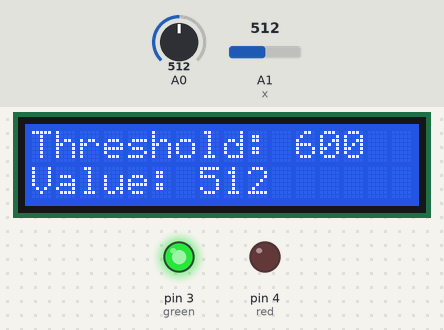
This sketch was run on a simulated Arduino Uno, built with avr-gcc and run on an emulated ATmega328P. Shown: 16×2 character LCD, output pins drawn as LEDs (lit = HIGH). The inputs (shaded band) are chosen by the test bench; at power-on: A1 (x) = 512, A0 = 512. Pins used as bus, display or sensor lines are not drawn; what the sketch prints to the serial monitor is not drawn.

Above: at 3.2 s.
3.3 s: A1 (x) set to 460
4.8 s: A1 (x) set to 441
At 5.02 s:
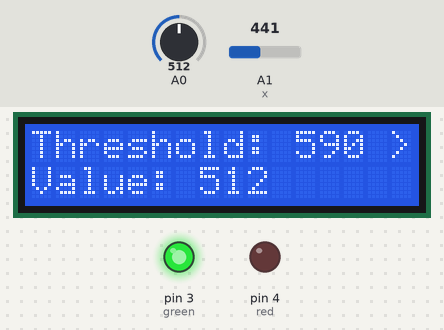
7.0 s: A1 (x) set to 560
At 7.81 s:
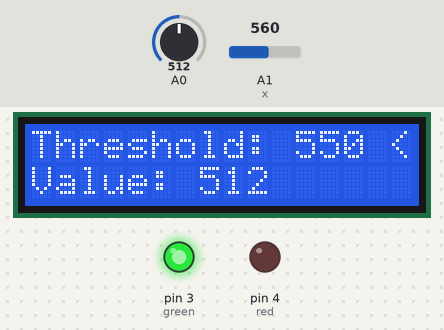
9.4 s: A0 set to 1010
At 9.61 s:
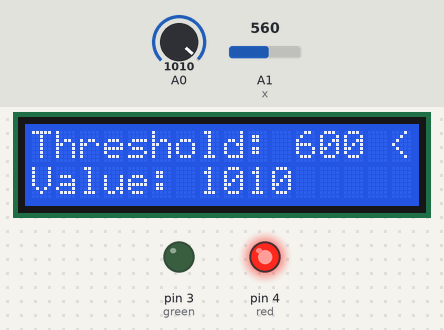
11.5 s: A1 (x) set to 0
At 12.35 s:
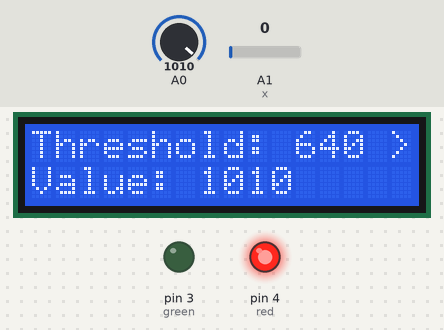
14.0 s: A0 set to 1023
At 14.79 s:
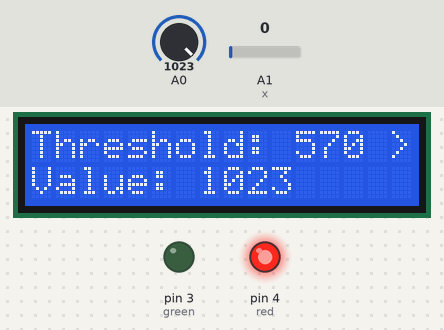
Timing chart, 0 to 16.5 s (numbered marks = the images above; inputs shaded):
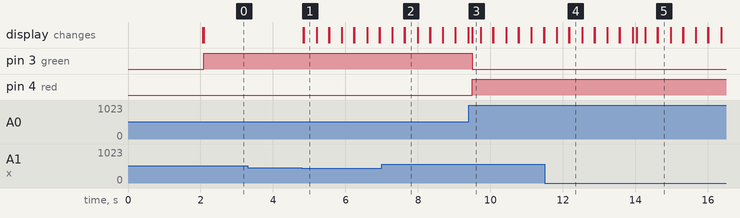

Measured:
- the behaviour switches between 450 and 449 on A1 (x) (found by bisection; images 0 and 1)
- after the input at 3.3 s, every drawn part: stays the same
- after the input at 4.8 s, the display: first changes at once (image 1 shows a later state)
- after the input at 7.0 s, pin 3 (green): stays HIGH (without the input it goes to LOW after 0.64 s); pin 4 (red): stays LOW (without the input it goes to HIGH after 0.64 s); the display: first changes after 0.30 s (image 2 shows a later state)
- after the input at 9.4 s, pin 3 (green): HIGH → LOW after 0.10 s; pin 4 (red): LOW → HIGH after 0.10 s
- after the input at 11.5 s, the display: first changes after 0.33 s (image 4 shows a later state)

The sketch:

IrrigationBotSketch.ino
```cpp
#include <LiquidCrystal.h>

LiquidCrystal lcd(12, 11, 10, 9, 7, 6);

const int power = 8;
const int red = 4;
const int green = 3;

const int x = A1;
const int y = A3;
const int joystickButtonPin = 2;

int threshold = 600;
int sensorValue;
int joystickValue;

const int deadzoneMin = 450;
const int deadzoneMax = 550;
const int adjustmentAmount = 10;
const unsigned long adjustmentDelay = 300;
unsigned long lastAdjustmentTime = 0;

void setup() {

  lcd.begin(16, 2);
  Serial.begin(9600);
  pinMode(power, OUTPUT);
  pinMode(red, OUTPUT); //maybe will remove these from circuit as they are primarily for testing when motor should be on
  pinMode(green, OUTPUT);
  lcd.clear();
  lcd.setCursor(0, 0);
  lcd.print("Starting");
  delay(2000);
  lcd.clear();

}

void loop() {

  digitalWrite(power, HIGH);
  delay(10);
  sensorValue = analogRead(A0);
  digitalWrite(power, LOW);

  Serial.print("Sensor value: ");
  Serial.println(sensorValue);

  lcd.setCursor(0, 0);
  lcd.print("Threshold: ");
  lcd.print(threshold);

  lcd.setCursor(0, 1);
  lcd.print("Value: ");
  lcd.print(sensorValue);
  lcd.print("       ");

  if (sensorValue < threshold) {
    digitalWrite(green, HIGH);
    digitalWrite(red, LOW);
  } else {
    digitalWrite(green, LOW);
    digitalWrite(red, HIGH);
  }

  delay(100);

  joystickValue = analogRead(x);
  Serial.print("Joystick X value: ");
  Serial.println(joystickValue);

  if (millis() - lastAdjustmentTime > adjustmentDelay) {
    /*
    deadzone is a range of small left/right joystick movements,
    needs to read greater than the deadzone to prevent accidental input
    */

    if (joystickValue > deadzoneMax) {
      threshold += adjustmentAmount;
      if (threshold > 1000) threshold = 1000;
      lastAdjustmentTime = millis();
      updateThreshold();
      Serial.println("Threshold increased");
    }

    if (joystickValue < deadzoneMin) {
      threshold -= adjustmentAmount;
      if (threshold < 0) threshold = 0;
      lastAdjustmentTime = millis();
      updateThreshold();
      Serial.println("Threshold decreased");
    }
  }
}

void updateThreshold() {
  lcd.setCursor(10, 0);
  lcd.print("        ");
  lcd.setCursor(10, 0);
  lcd.print(threshold);

  if (joystickValue > deadzoneMax) {
    lcd.setCursor(15, 0);
    lcd.print("<");
  }
  else if (joystickValue < deadzoneMin) {
    lcd.setCursor(15, 0);
    lcd.print(">");
  }
  else {
    lcd.setCursor(15, 0);
    lcd.print(" ");
  }
}
```
